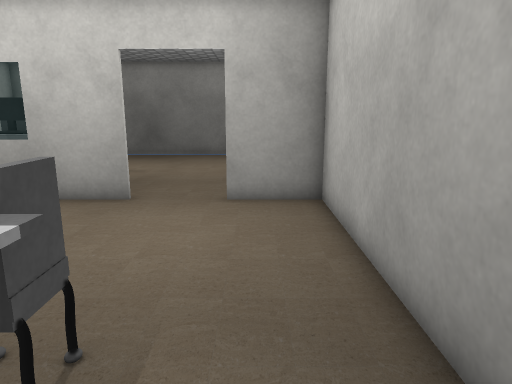
view 1 (above)

16 first-person views from a walk through a scene from a Unity 3-D project. The camera is 1.4 m above the floor, tilts 12° down and sees 70° across. Doors are open. The floor is counted in squares, 0.5 m on a side. Each view is taken from the middle of a square. On the plan, view 1 faces up. The plan holds only what a view shows up to about 20 squares ahead; the rest is blank. The player character is not drawn. Some animated figures are left out. Some surface patterns are stand-ins.

view 2
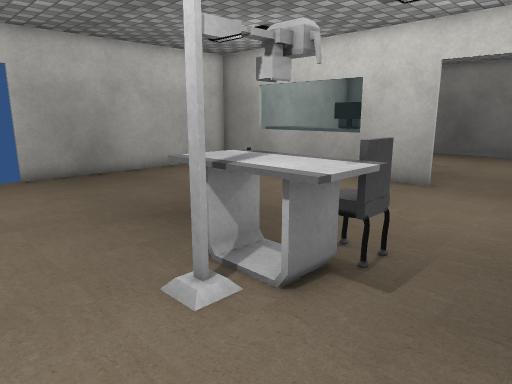

view 3
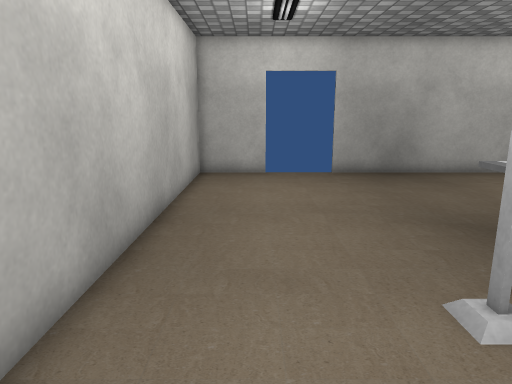

view 4
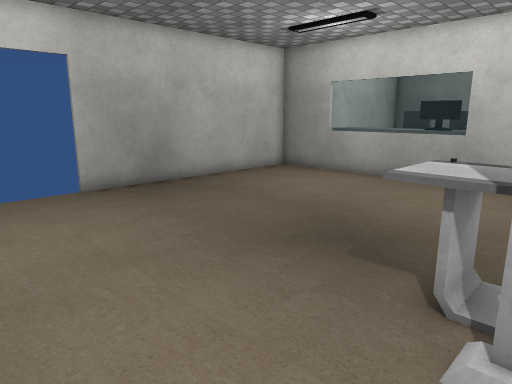

view 5
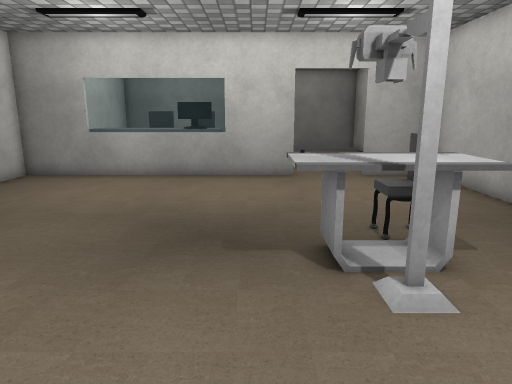

view 6
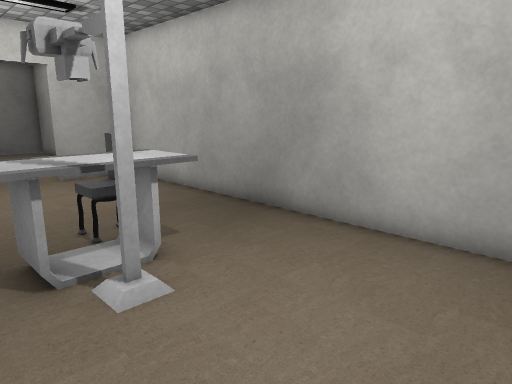

view 7
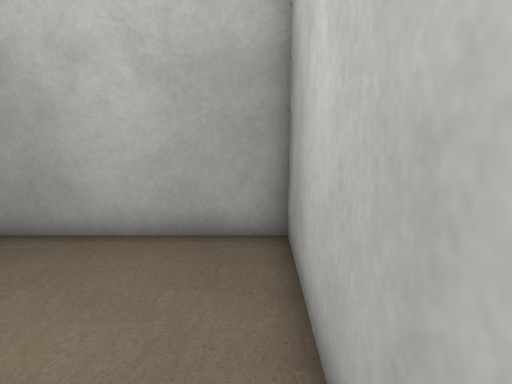

view 8
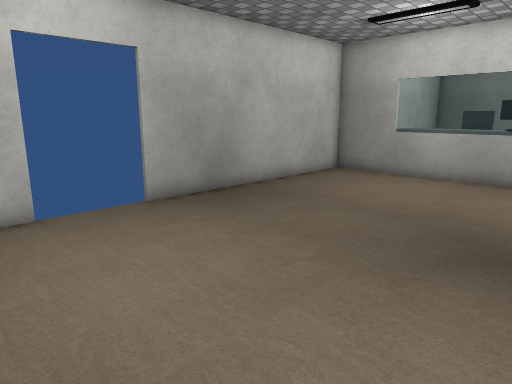

view 9
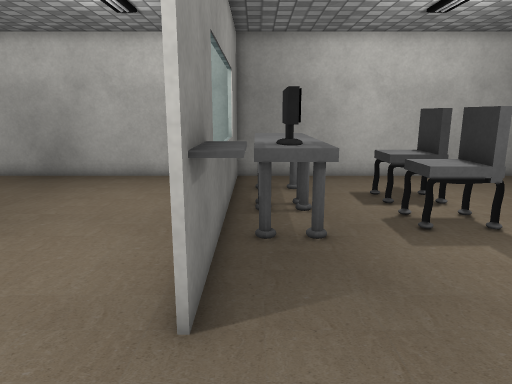

view 10
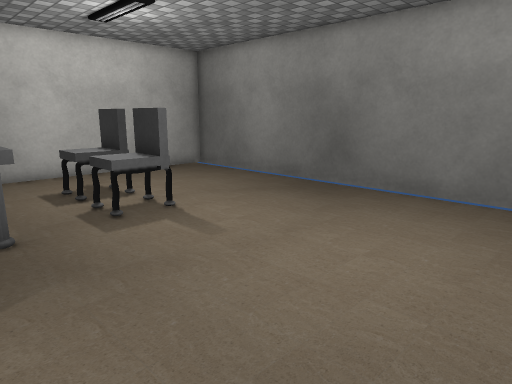

view 11
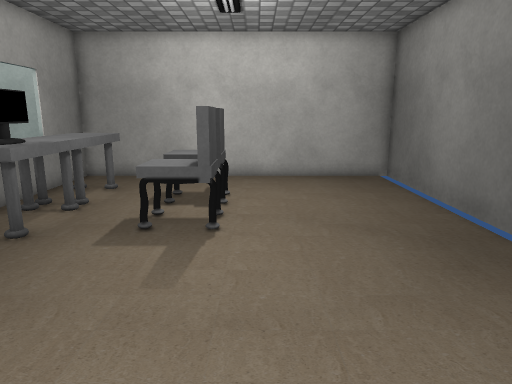

view 12
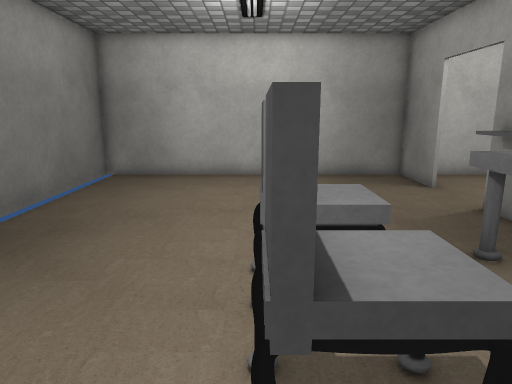

view 13
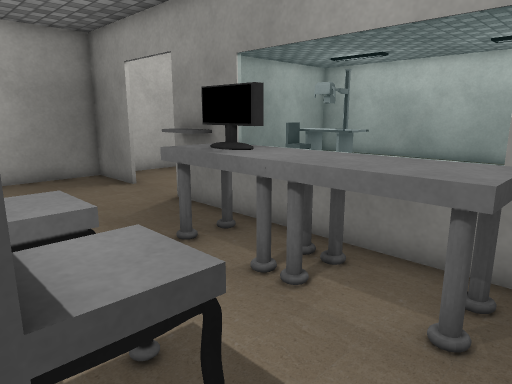

view 14
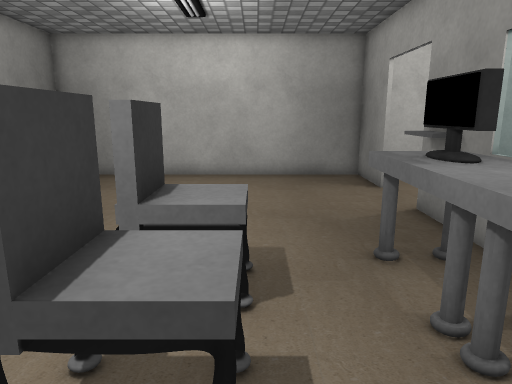

view 15
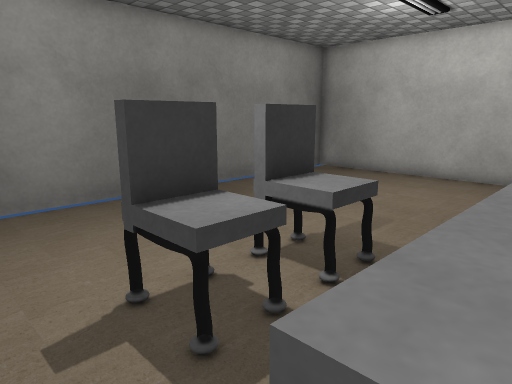

view 16
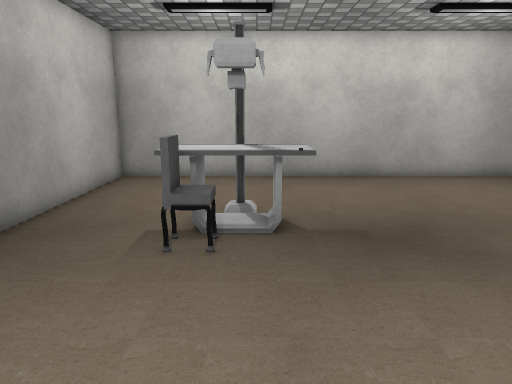

### Floor plan
Key: @ floor where view 1 was taken; # wall or solid block; x gap in a wall; . floor; D open door; = window, fence, low wall or low ledge; ^ raised ledge; C computer; T table; H thing the floor can be seen under or through; O other object.
Columns run from 17 left of view 1 to 2 right of it. Each row starts with its distance up from view 1.
 26 ####################
 25 #..................#
 24 #..................#
 23 #..................#
 22 #..................#
 21 #..................#
 20 #..................#
 19 #...##.xH .........#
 18 #...^^^^^ .........#
 17 #....^.^^..........#
 16 #..................#
 15 #..TTTTTTT.........#
 14 #..TTTTCCC.........#
 13 #..TTTTTTT.^^......#
 12 ####======###...DD##
 11 #...............DD.#
 10 #...............DD.#
  9 #..................#
  8 #..................#
  7 #..................#
  6 #..................#
  5 #..................#
  4 #.............^....#
  3 #...........OOOO...#
  2 #...........OOOO...#
  1 x...........OOOO...#
  0 D................@.#
 -1 D..................#
 -2 D..................#
 -3 #..................#
 -4 #..................#
 -5 #..................#
 -6 ####################

Positions as (right, up) in squares from view 1, and headings:
1: (0, 0), facing up
2: (1, -3), facing up-left
3: (1, -3), facing left
4: (-3, -4), facing up-left
5: (-6, -5), facing up
6: (-6, -5), facing up-right
7: (-6, -5), facing right
8: (-6, -5), facing up-left
9: (0, 13), facing left
10: (1, 13), facing up-left
11: (0, 20), facing left
12: (-15, 19), facing right
13: (-15, 19), facing down-right
14: (-15, 17), facing right
15: (-15, 14), facing up-right
16: (-4, 11), facing down
